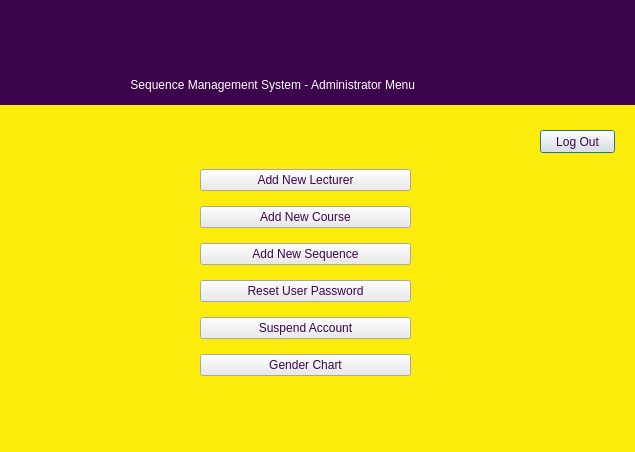
<?xml version="1.0" encoding="UTF-8"?>
<ui version="4.0">
 <class>admin</class>
 <widget class="QDialog" name="admin">
  <property name="geometry">
   <rect>
    <x>0</x>
    <y>0</y>
    <width>635</width>
    <height>452</height>
   </rect>
  </property>
  <property name="minimumSize">
   <size>
    <width>635</width>
    <height>452</height>
   </size>
  </property>
  <property name="maximumSize">
   <size>
    <width>635</width>
    <height>452</height>
   </size>
  </property>
  <property name="windowTitle">
   <string>admin</string>
  </property>
  <property name="styleSheet">
   <string notr="true">background-color: rgb(252, 236, 12);</string>
  </property>
  <widget class="QPushButton" name="logOutButton">
   <property name="geometry">
    <rect>
     <x>540</x>
     <y>130</y>
     <width>75</width>
     <height>23</height>
    </rect>
   </property>
   <property name="styleSheet">
    <string notr="true">color: rgb(60, 4, 76);
background-color: rgb(234, 234, 234);</string>
   </property>
   <property name="text">
    <string>Log Out</string>
   </property>
  </widget>
  <widget class="QLabel" name="label_4">
   <property name="geometry">
    <rect>
     <x>-6</x>
     <y>64</y>
     <width>641</width>
     <height>41</height>
    </rect>
   </property>
   <property name="styleSheet">
    <string notr="true">color: rgb(255, 255, 255);
background-color: rgb(60, 4, 76);</string>
   </property>
   <property name="text">
    <string>                                         Sequence Management System - Administrator Menu</string>
   </property>
  </widget>
  <widget class="QLabel" name="label_3">
   <property name="geometry">
    <rect>
     <x>-10</x>
     <y>0</y>
     <width>651</width>
     <height>71</height>
    </rect>
   </property>
   <property name="styleSheet">
    <string notr="true">image: url(:/Images/Images/ublogo.png);
background-color: rgb(60, 4, 76);</string>
   </property>
   <property name="text">
    <string/>
   </property>
  </widget>
  <widget class="QWidget" name="layoutWidget">
   <property name="geometry">
    <rect>
     <x>200</x>
     <y>160</y>
     <width>211</width>
     <height>231</height>
    </rect>
   </property>
   <layout class="QVBoxLayout" name="verticalLayout">
    <item>
     <widget class="QPushButton" name="newlecturerbutton">
      <property name="styleSheet">
       <string notr="true">color: rgb(60, 4, 76);
background-color: rgb(234, 234, 234);</string>
      </property>
      <property name="text">
       <string>Add New Lecturer</string>
      </property>
     </widget>
    </item>
    <item>
     <widget class="QPushButton" name="newcoursebutton">
      <property name="styleSheet">
       <string notr="true">color: rgb(60, 4, 76);
background-color: rgb(234, 234, 234);</string>
      </property>
      <property name="text">
       <string>Add New Course</string>
      </property>
     </widget>
    </item>
    <item>
     <widget class="QPushButton" name="newsequencebutton">
      <property name="styleSheet">
       <string notr="true">color: rgb(60, 4, 76);
background-color: rgb(234, 234, 234);</string>
      </property>
      <property name="text">
       <string>Add New Sequence</string>
      </property>
     </widget>
    </item>
    <item>
     <widget class="QPushButton" name="rupwdButton">
      <property name="styleSheet">
       <string notr="true">color: rgb(60, 4, 76);
background-color: rgb(234, 234, 234);</string>
      </property>
      <property name="text">
       <string>Reset User Password</string>
      </property>
     </widget>
    </item>
    <item>
     <widget class="QPushButton" name="suspaccButton">
      <property name="styleSheet">
       <string notr="true">color: rgb(60, 4, 76);
background-color: rgb(234, 234, 234);</string>
      </property>
      <property name="text">
       <string>Suspend Account</string>
      </property>
     </widget>
    </item>
    <item>
     <widget class="QPushButton" name="genderChartButton">
      <property name="styleSheet">
       <string notr="true">color: rgb(60, 4, 76);
background-color: rgb(234, 234, 234);</string>
      </property>
      <property name="text">
       <string>Gender Chart</string>
      </property>
     </widget>
    </item>
   </layout>
  </widget>
 </widget>
 <resources/>
 <connections/>
</ui>
